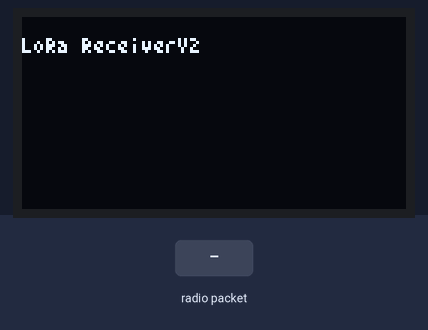
A sketch run on a simulated ESP32. On the bench: 128×64 one-colour display. Inputs (shaded band) come from the test bench. No radio packets arrive unless stated; nothing arrives over Bluetooth unless stated; what the sketch prints to the serial monitor is not drawn.

Above: at 3.3 s.
3.4 s: radio packet "clearDisp" arrives
At 4.3 s:
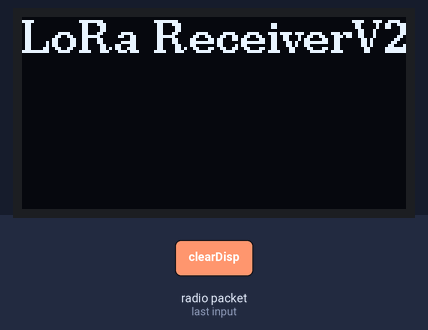
4.9 s: radio packet "1" arrives
At 6.8 s:
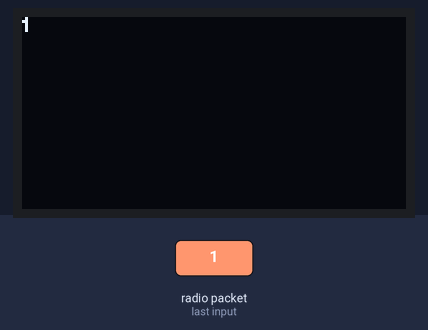
Timing chart, 0 to 8.3 s (numbered marks = the images above; inputs shaded):
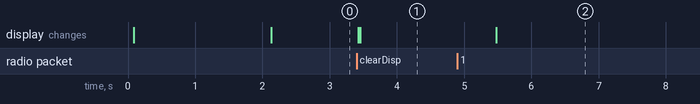

The sketch:

LoRa_receiver.ino
```cpp
#include <SPI.h>
#include <LoRa.h>       // https://github.com/sandeepmistry/arduino-LoRa
#include <U8g2lib.h>   // https://github.com/olikraus/U8g2_Arduino
#include "BluetoothSerial.h"

#define OFF 0   // For LED
#define ON 1

// SPI LoRa Radio
#define LORA_SCK 5        // GPIO5 - SX1276 SCK
#define LORA_MISO 19     // GPIO19 - SX1276 MISO
#define LORA_MOSI 27    // GPIO27 - SX1276 MOSI
#define LORA_CS 18     // GPIO18 - SX1276 CS
#define LORA_RST 14   // GPIO14 - SX1276 RST
#define LORA_IRQ 26  // GPIO26 - SX1276 IRQ (interrupt request)

// I2C OLED Display works with SSD1306 driver
#define OLED_SDA 4
#define OLED_SCL 15
#define OLED_RST 16

U8G2_SSD1306_128X64_NONAME_F_SW_I2C Display(U8G2_R0, /* clock=*/ OLED_SCL, /* data=*/ OLED_SDA, /* reset=*/ OLED_RST); // Full framebuffer, SW I2C
U8G2LOG u8g2log;

#define U8LOG_WIDTH 32
#define U8LOG_HEIGHT 10
#define BIG_FONT u8g2_font_ncenB10_tr
#define SMALL_FONT u8g2_font_tom_thumb_4x6_mf

#if !defined(CONFIG_BT_ENABLED) || !defined(CONFIG_BLUEDROID_ENABLED)
#error Bluetooth is not enabled! Please run `make menuconfig` to and enable it
#endif

BluetoothSerial SerialBT;
const int LoRaFrequency = 923000000;

String rssi = "";
String packet = "";
// allocate memory for print buffer
uint8_t u8log_buffer[U8LOG_WIDTH*U8LOG_HEIGHT];

void clear_disp(){
  u8g2log.print("\f"); // crashes the processor some times...
  Display.setFont(BIG_FONT);
  Display.clearBuffer();
  Display.setCursor(0,12); Display.print("LoRa ReceiverV2");
  Display.sendBuffer();
  Display.setFont(SMALL_FONT);
  delay(2000);

}
void setup() {
  Serial.begin(115200);
  while (!Serial);
  Serial.println("LoRa receiver");
  SerialBT.begin("ESP32test2"); //Bluetooth device name
  Serial.println("The device started, now you can pair it with bluetooth!");

  Display.begin();
  Display.enableUTF8Print();    // enable UTF8 support for the Arduino print() function
  Display.setFont(u8g2_font_tom_thumb_4x6_mf);  // set the font for the terminal window
  u8g2log.begin(Display, U8LOG_WIDTH, U8LOG_HEIGHT, u8log_buffer); // connect to u8g2, assign buffer
  u8g2log.setLineHeightOffset(0); // set extra space between lines in pixel, this can be negative
  u8g2log.setRedrawMode(0);   // 0: Update screen with newline, 1: Update screen for every char
  clear_disp();

  SPI.begin(LORA_SCK, LORA_MISO, LORA_MOSI, LORA_CS);
  LoRa.setPins(LORA_CS, LORA_RST, LORA_IRQ);

  if (!LoRa.begin(LoRaFrequency)) {
    Serial.println("Starting LoRa failed!");
    while (1);
  }

  // The larger the spreading factor the greater the range but slower data rate
  // Send and receive radios need to be set the same
  LoRa.setSpreadingFactor(7);  // ranges from 6-12, default 7 see API docs

   Display.clearBuffer();
   Display.setCursor(0,12); Display.print("LoRa ReceiverV2");
   Display.sendBuffer();
}

void loop() {
  // try to parse packet
  int packetSize = LoRa.parsePacket();
  if (packetSize) {   // received a packet
    packet = "";
    while (LoRa.available()) {     // read packet
      packet += (char)LoRa.read(); // Assemble new packet
    }
    rssi = LoRa.packetRssi();

    // print the received packet on the OLED. u8g2log emulates a term window & scrolls
    if (packet == "clearDisp") clear_disp();
    else {
      u8g2log.print(packet);
      u8g2log.print("\n");
    }
    Serial.print("{\'type\' : \'packet\', \'packet\': \'");
    Serial.println(packet + "\', \'rssi\' : \'" + rssi + "\' }");
    SerialBT.println(packet);
  }  // end of received a packet
}
```

Measured:
- after the input at 3.4 s, the display: first changes at once (image 1 shows a later state)
- after the input at 4.9 s, the display: changes after 0.58 s (image 2)
